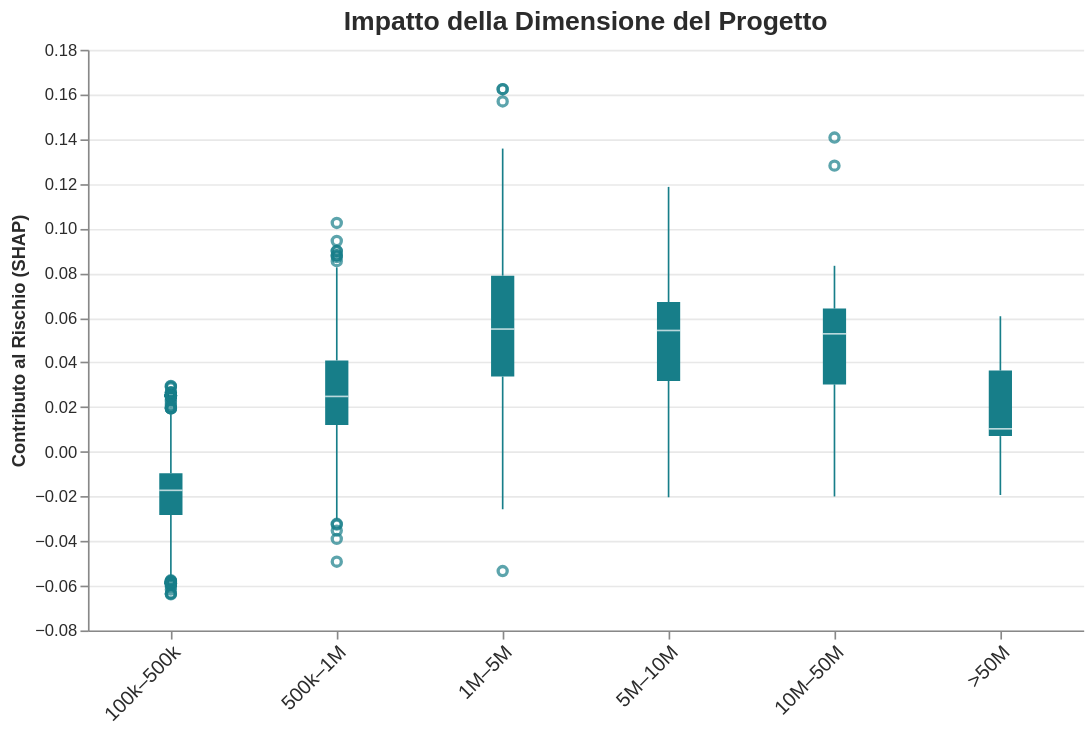

This figure's Vega-Lite source:
### Vega-Lite specification from a JSON file in a GitHub repository (floating-point values rounded to 4 significant figures; data arrays with more than 128 entries replaced by an {"elided": "..."} marker saying what was removed)
{"config": {"view": {"continuousWidth": 300, "continuousHeight": 300, "strokeWidth": 0}}, "data": {"name": "data-fa802ecc687b848c2fc401581b801cc0"}, "mark": {"type": "boxplot", "color": "#177E89", "extent": 1.5}, "encoding": {"x": {"axis": {"labelAngle": -45, "labelColor": "#2b2b2b", "labelFontSize": 12}, "field": "CLASSE_DIMENSIONE", "sort": ["100k–500k", "500k–1M", "1M–5M", "5M–10M", "10M–50M", ">50M"], "title": null, "type": "ordinal"}, "y": {"axis": {"gridColor": "#e8e8e8", "labelColor": "#2b2b2b", "titleColor": "#2b2b2b"}, "field": "CLASSE_DIMENSIONE_SHAP", "title": "Contributo al Rischio (SHAP)", "type": "quantitative"}}, "height": 350, "title": {"text": "Impatto della Dimensione del Progetto", "color": "#2b2b2b", "fontSize": 16}, "width": 600, "$schema": "https://vega.github.io/schema/vega-lite/v5.20.1.json", "datasets": {"data-fa802ecc687b848c2fc401581b801cc0": {"elided": "3000 records"}}}
